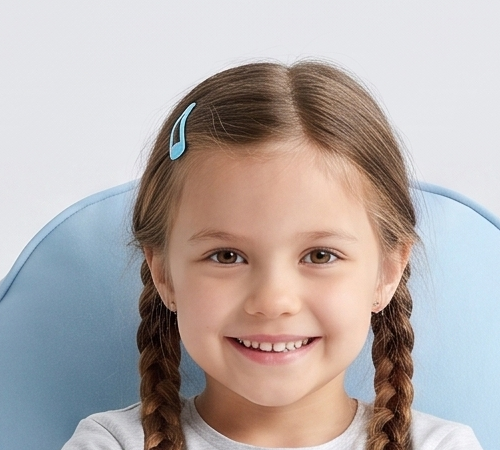
#> input picture scratchpad/lounger_batch/_crop_face_a1.png, 500 x 450 px
$ python -i scale_audit.py   (imports and definitions only)
#> lines starting #> are read from the running program, lines starting #| are printed output that depends on the picture
#> further down, picture is the input picture: shape (450, 500, 3); mean B, G, R 170.5, 172.4, 181.3
"""scale_audit.py — bag-vs-face size ratio check.
usage: python scale_audit.py <color_key> <image.png> [...]
color_key: pastelblue | freshmint | olive
Prints bag bbox (px), face bbox (px), ratios bagH/faceH and bagW/faceW.
Expectation (real Lounger 60h x 65w cm; adult face ~17cm tall, 12y child ~15.5cm, 6-7y child ~14cm):
  bagH/faceH  adult ~3.5  |  KB(150cm) ~3.9  |  KA(120cm) ~4.3   (camera tilt changes absolute numbers; compare cuts)
"""
import cv2, numpy as np, sys, os

HSV_RANGE = {
    'pastelblue': ((90, 25, 120), (115, 140, 255)),
    'freshmint':  ((75, 25, 120), (100, 140, 255)),
    'olive':      ((28, 90, 60),  (50, 255, 230)),
}

def bag_bbox(img, key):
    lo, hi = HSV_RANGE[key]
    hsv = cv2.cvtColor(img, cv2.COLOR_BGR2HSV)
    m = cv2.inRange(hsv, lo, hi)
    m = cv2.morphologyEx(m, cv2.MORPH_OPEN, np.ones((9, 9), np.uint8))
    m = cv2.morphologyEx(m, cv2.MORPH_CLOSE, np.ones((25, 25), np.uint8))
    n, lab, stats, _ = cv2.connectedComponentsWithStats(m)
    if n <= 1: return None, m
    big = 1 + int(np.argmax(stats[1:, cv2.CC_STAT_AREA]))
    x, y, w, h, a = stats[big]
    return (int(x), int(y), int(w), int(h), int(a)), (lab == big).astype(np.uint8) * 255

def face_bbox(img):
    gray = cv2.cvtColor(img, cv2.COLOR_BGR2GRAY)
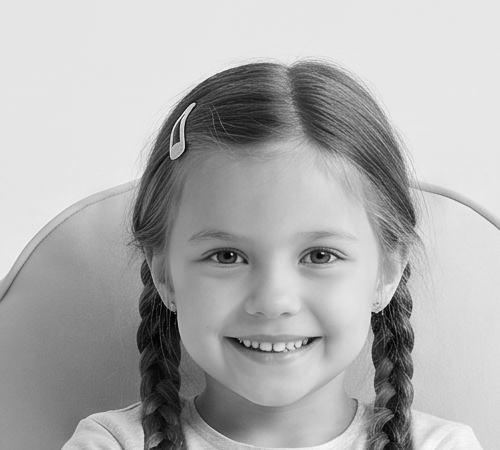
#> gray: shape (450, 500); min 1, max 254, mean 174.8
    casc = cv2.CascadeClassifier(cv2.data.haarcascades + 'haarcascade_frontalface_default.xml')
    faces = casc.detectMultiScale(gray, scaleFactor=1.05, minNeighbors=5, minSize=(80, 80))
#> faces = [[150, 159, 249, 249]]
    if len(faces) == 0:
        casc2 = cv2.CascadeClassifier(cv2.data.haarcascades + 'haarcascade_profileface.xml')
        faces = casc2.detectMultiScale(gray, scaleFactor=1.05, minNeighbors=4, minSize=(80, 80))
    if len(faces) == 0: return None
    # take the largest
    f = max(faces, key=lambda r: r[2] * r[3])
#> f = [150, 159, 249, 249]
    return tuple(int(v) for v in f)

def main():
    key = sys.argv[1]
    for p in sys.argv[2:]:
        img = cv2.imread(p)
        if img is None: print(p, 'unreadable'); continue
        bb, mask = bag_bbox(img, key)
        fb = face_bbox(img)
        name = os.path.basename(p)
        if bb is None or fb is None:
            print(f'{name}: bag={bb} face={fb} (detection failed)'); continue
        bx, by, bw, bh, ba = bb; fx, fy, fw, fh = fb
        print(f'{name}: bag w={bw} h={bh} area={ba} | face w={fw} h={fh} @({fx},{fy}) | bagH/faceH={bh/fh:.2f} bagW/faceW={bw/fw:.2f}')
        # debug overlay
        dbg = img.copy()
        cv2.rectangle(dbg, (bx, by), (bx + bw, by + bh), (0, 0, 255), 6)
        cv2.rectangle(dbg, (fx, fy), (fx + fw, fy + fh), (0, 255, 0), 6)
        cv2.imwrite(os.path.splitext(p)[0] + '_audit.jpg', cv2.resize(dbg, (800, 800), interpolation=cv2.INTER_AREA), [cv2.IMWRITE_JPEG_QUALITY, 80])

# [2 lines not run here, left out]

>>> import cv2
>>> picture = cv2.imread('_crop_face_a1.png')
>>> result = face_bbox(picture)
#> result = (150, 159, 249, 249)

$ run again, on scratchpad/lounger_batch/_crop_hands_a1.png
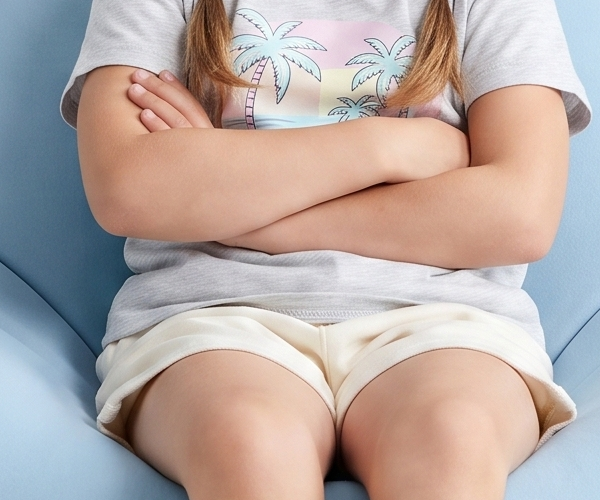
#> input picture scratchpad/lounger_batch/_crop_hands_a1.png, 600 x 500 px
#> picture is the input picture: shape (500, 600, 3); mean B, G, R 165.1, 169.6, 183.4
#> in face_bbox, `gray = cv2.cvtColor(img, cv2.COLOR_BGR2GRAY)`:
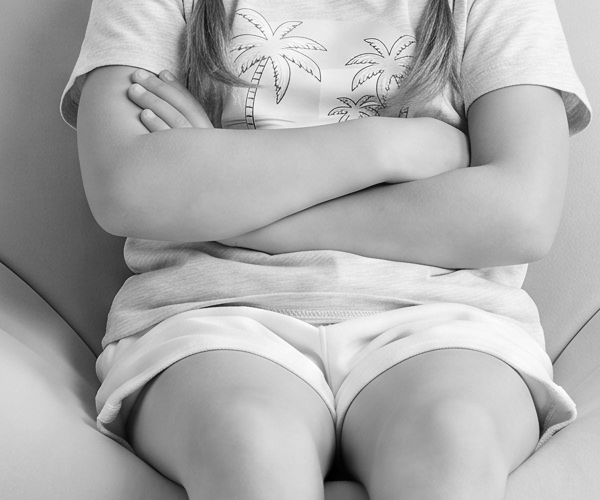
#> gray: shape (500, 600); min 0, max 255, mean 173.2
#> faces = ()
